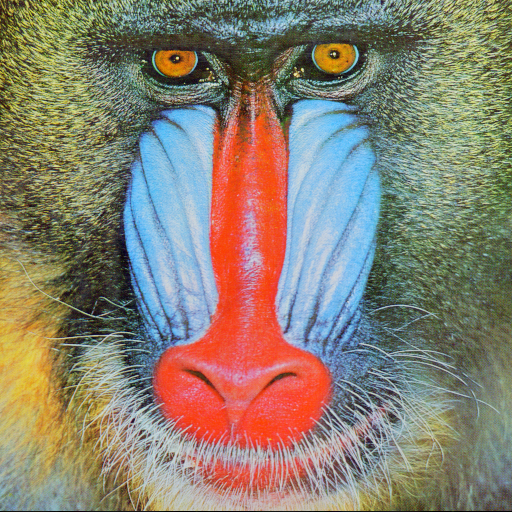
#> input picture Entradas/baboon_colorida.png, 512 x 512 px, found by its file name; its folder holds only this picture in this run
$ python plano_bits.py Entradas/baboon_colorida.png -p 0
#> lines starting #> are read from the running program, lines starting #| are printed output that depends on the picture
import cv2
import os
import argparse
import numpy as np

def carregar_imagem(caminho_entrada):
    """Carrega a imagem e normaliza para float32 no intervalo [0,1]"""
#> called with caminho_entrada = 'Entradas/Entradas/baboon_colorida.png'
    imagem = cv2.imread(caminho_entrada, cv2.IMREAD_GRAYSCALE)  # Carrega diretamente em tons de cinza
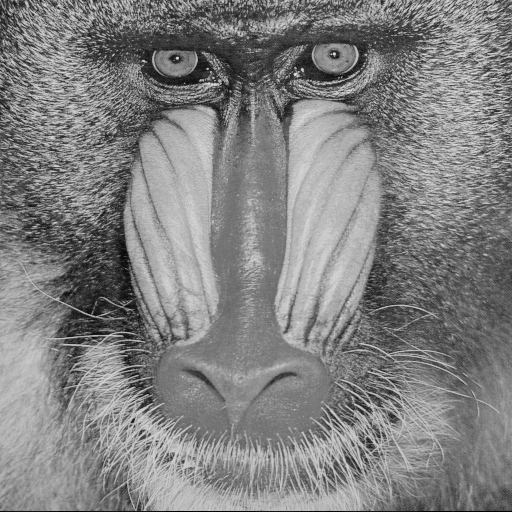
#> imagem: shape (512, 512); min 0, max 230, mean 129.1
    if imagem is None:
        print(f"Erro: Não foi possível carregar a imagem {caminho_entrada}!")
        return None
    return imagem.astype(np.float32) / 255.0

def extrair_planos_bits(imagem, plano):
    """
    Extrai um plano de bits específico da imagem monocromática
    Args:
        imagem: imagem em tons de cinza normalizada [0,1]
        plano: número do plano de bit a extrair (0 a 7)
    Returns:
        Imagem binária contendo apenas o plano de bit solicitado
    """
#> called with plano = 0
    # Converte para valores de 8 bits (0-255)
    imagem_8bit = (imagem * 255).astype(np.uint8)

    # Cria máscara para o plano de bit solicitado
    mascara = 1 << plano

    # Aplica a máscara e normaliza para 0 ou 1
    plano_bit = (imagem_8bit & mascara) >> plano
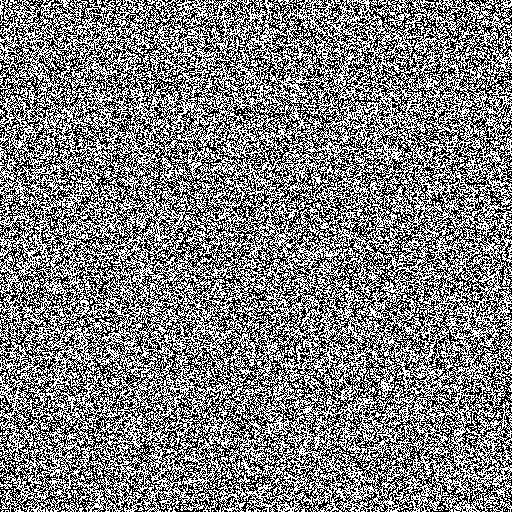
#> plano_bit: shape (512, 512); values 0 (black) and 1 (white), 50.1% white; black in thin lines or dots

    # Converte para 0 ou 255 para melhor visualização
    plano_bit = plano_bit * 255
#> plano_bit: shape (512, 512); 50.1% white; black in thin lines or dots

    return plano_bit.astype(np.uint8)

def salvar_imagem(caminho_saida, imagem):
    """Salva a imagem no caminho especificado"""
    os.makedirs(os.path.dirname(caminho_saida), exist_ok=True)
    cv2.imwrite(caminho_saida, imagem)
    print(f"✅ Imagem transformada salva em: {caminho_saida}")

if __name__ == "__main__":
    parser = argparse.ArgumentParser(description='Extrai planos de bits de uma imagem monocromática')
    parser.add_argument('entrada', help='Nome da imagem na pasta Entradas (ex: foto.jpg)')
    parser.add_argument('--plano', '-p', type=int, choices=range(0, 8),
                        help='Plano de bit a extrair (0 a 7)', required=True)
    parser.add_argument('--saida', '-s', help='Nome personalizado para o arquivo de saída (será salvo na pasta Saídas)', default=None)

    args = parser.parse_args()

    # Configura caminhos
    pasta_entradas = os.path.join(os.path.dirname(__file__), 'Entradas')
    pasta_saidas = os.path.join(os.path.dirname(__file__), 'Saidas')
    caminho_entrada = os.path.join(pasta_entradas, args.entrada)

    # Define nome de saída
    if args.saida:
        nome_saida = os.path.splitext(args.saida)[0] + '.png'
    else:
        nome_base = os.path.splitext(args.entrada)[0]
        nome_saida = f'plano_bit_{args.plano}_{nome_base}.png'
    caminho_saida = os.path.join(pasta_saidas, nome_saida)

    # Processa a imagem
    imagem = carregar_imagem(caminho_entrada)
    if imagem is not None:
        plano_bit = extrair_planos_bits(imagem, args.plano)
        salvar_imagem(caminho_saida, plano_bit)

$ run again, on Entradas/marinasena.png
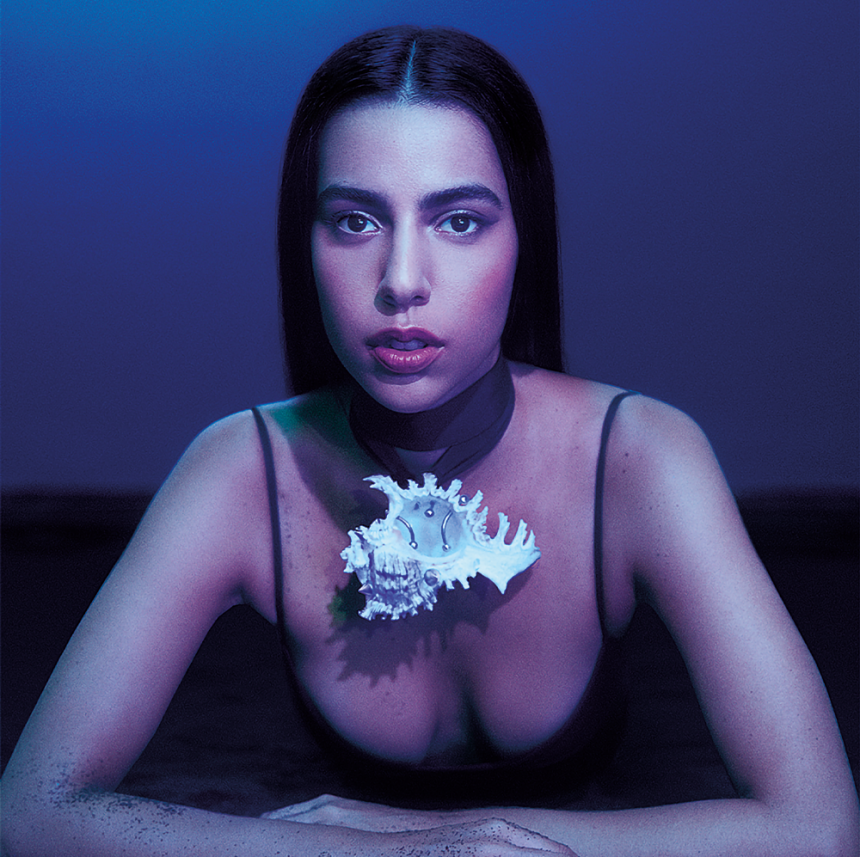
#> input picture Entradas/marinasena.png, 860 x 857 px, found by its file name
#> in carregar_imagem, `imagem = cv2.imread(caminho_entrada, cv2.IMREAD_GRAYSCALE)`:
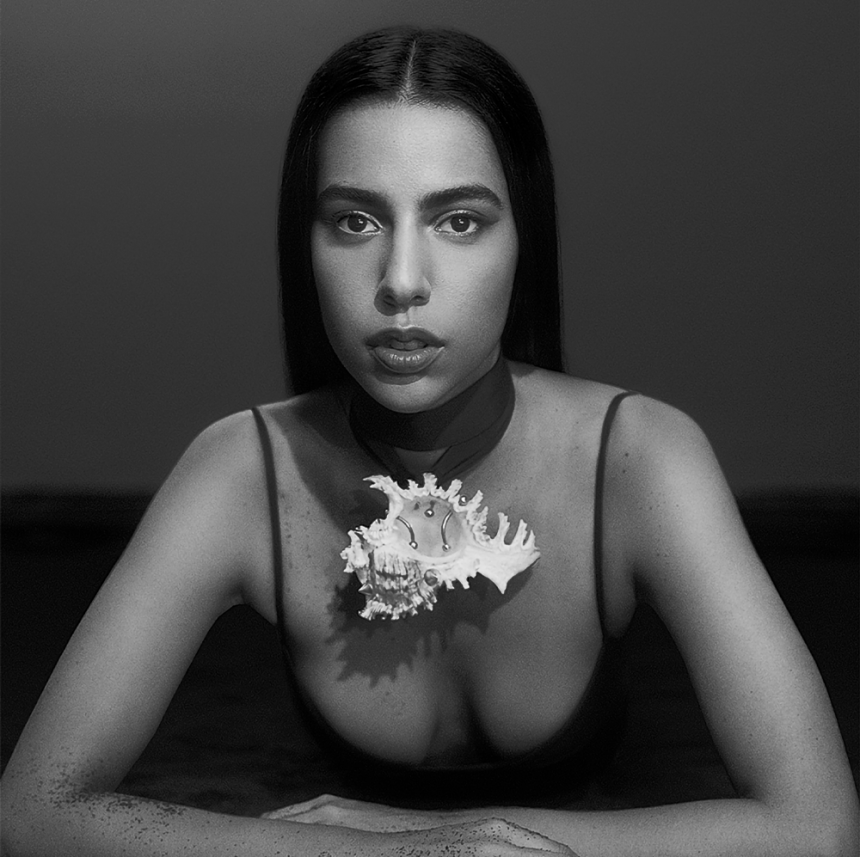
#> imagem: shape (857, 860); min 0, max 251, mean 66.5
#> in extrair_planos_bits, `plano_bit = (imagem_8bit & mascara) >> plano`:
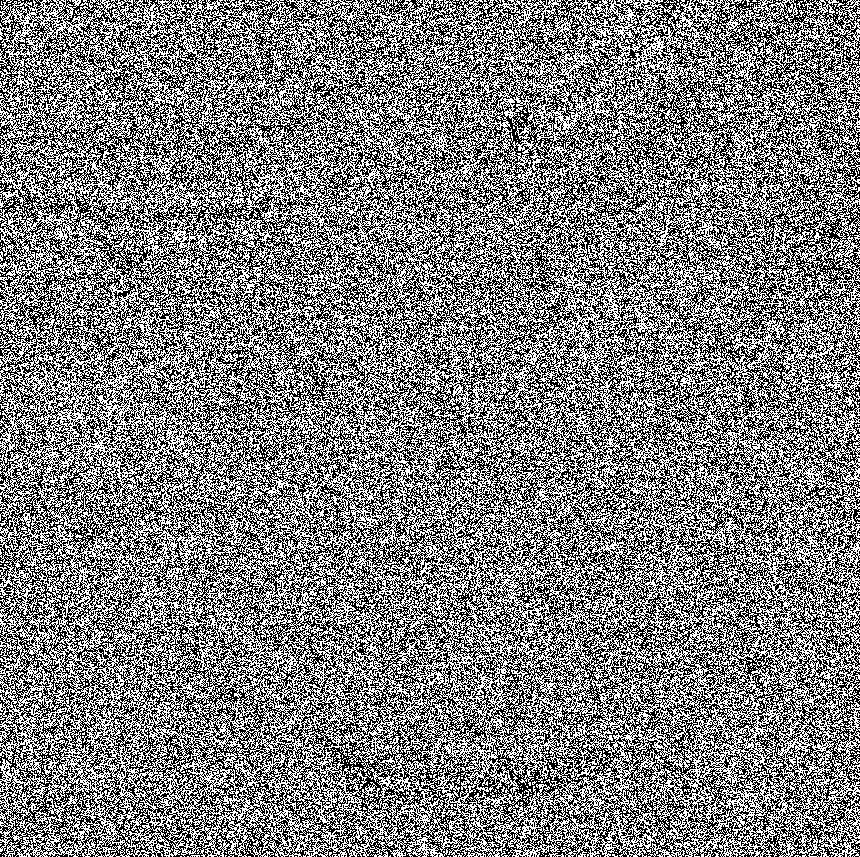
#> plano_bit: shape (857, 860); values 0 (black) and 1 (white), 49.9% white in thin lines or dots

$ run again, on Entradas/butterfly.png
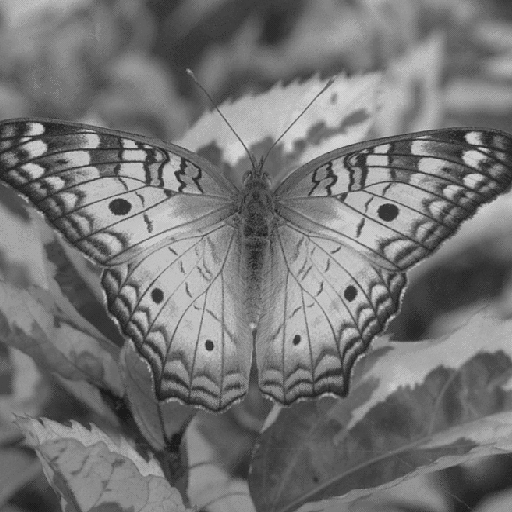
#> input picture Entradas/butterfly.png, 512 x 512 px, found by its file name
#> in carregar_imagem, imagem is the input picture: shape (512, 512); min 27, max 212, mean 116.8
#> in extrair_planos_bits, `plano_bit = (imagem_8bit & mascara) >> plano`:
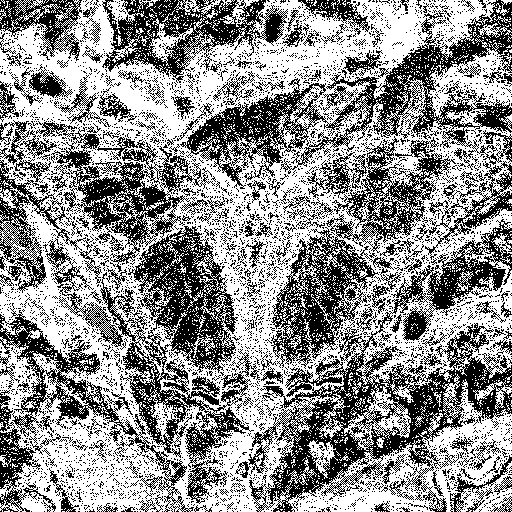
#> plano_bit: shape (512, 512); values 0 (black) and 1 (white), 56.5% white; black in thin lines or dots
